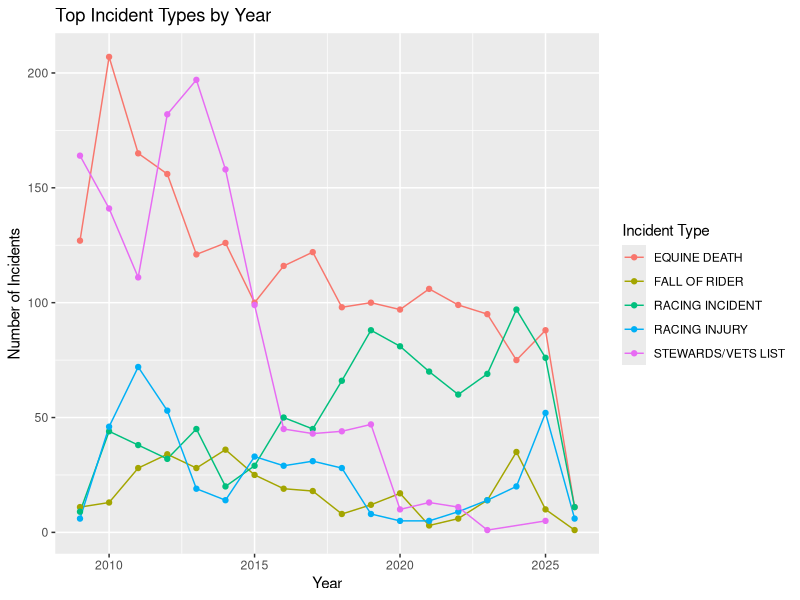

Source code (R): (Note: this script raises an error after producing the figure.)
## ---- chunk 1
#Load packages
library(dplyr)
library(lubridate)
library(stringr)
library(ggplot2)

#Load dataset
library(readr)
horses <- read_csv("data/Equine_Death_and_Breakdown.csv")
## ---- chunk 2
library(readr)

Equine_Death_and_Breakdown <- read_csv("data/Equine_Death_and_Breakdown.csv")
## ---- chunk 3
incident_summary <- as.data.frame(
  sort(table(Equine_Death_and_Breakdown[["Incident Type"]]), decreasing = TRUE)
)

names(incident_summary) <- c("Incident Type", "n")

incident_summary
## ---- chunk 4
library(ggplot2)

top_incident_types <- incident_summary$`Incident Type`[1:5]

incident_year_data <- Equine_Death_and_Breakdown[
  Equine_Death_and_Breakdown[["Incident Type"]] %in% top_incident_types &
    !is.na(Equine_Death_and_Breakdown[["Year"]]),
]

incident_year_summary <- as.data.frame(
  table(
    Year = incident_year_data[["Year"]],
    Incident_Type = incident_year_data[["Incident Type"]]
  )
)

names(incident_year_summary) <- c("Year", "Incident Type", "n")

incident_year_summary <- incident_year_summary[incident_year_summary$n > 0, ]

incident_year_summary$Year <- as.numeric(as.character(incident_year_summary$Year))

ggplot(incident_year_summary, 
       aes(x = Year, y = n, color = `Incident Type`, group = `Incident Type`)) +
  geom_line() +
  geom_point() +
  labs(
    title = "Top Incident Types by Year",
    x = "Year",
    y = "Number of Incidents",
    color = "Incident Type"
  )
## ---- chunk 5
summary(horses_clean)
## ---- chunk 6
horses_clean %>%
  ggplot(aes(x = season)) +
  geom_bar() +
  labs(
    title = "Equine Incidents vs Season"
  )
## ---- chunk 7
#Weather vs Incidents Graph
horses_clean %>%
ggplot(aes(x = death_or_injury_clean, fill = death_or_injury_clean)) +
  geom_bar() +
  facet_wrap(~ weather_group) +
  labs(
    x = "Death or Injury", 
    title = "Equine Incidents vs Weather Condition")
## ---- chunk 8
sessionInfo()
